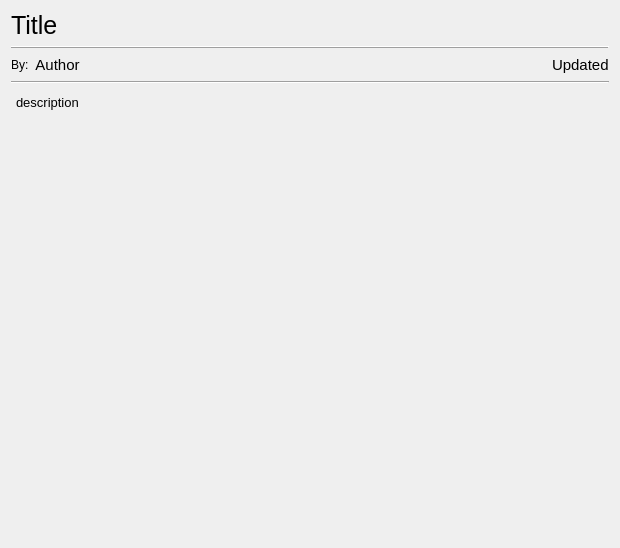
<?xml version="1.0" encoding="UTF-8"?>
<ui version="4.0">
 <class>DesciptionDock</class>
 <widget class="QWidget" name="desciptionDock">
  <property name="geometry">
   <rect>
    <x>0</x>
    <y>0</y>
    <width>620</width>
    <height>548</height>
   </rect>
  </property>
  <property name="windowTitle">
   <string>Form</string>
  </property>
  <property name="styleSheet">
   <string notr="true">#title {
    font-size: 25px;
}

#by {
    font-size: 12px;
}

#author {
    border: none;
    font-size: 15px;
}

#updated {
    font-size: 15px;
}

#description {
    font-size: 13px;
}

#hline1, #hline2 {
    
}</string>
  </property>
  <layout class="QVBoxLayout" name="verticalLayout">
   <item>
    <widget class="QLabel" name="title">
     <property name="text">
      <string>Title</string>
     </property>
     <property name="wordWrap">
      <bool>true</bool>
     </property>
    </widget>
   </item>
   <item>
    <widget class="QFrame" name="hline1">
     <property name="frameShape">
      <enum>QFrame::HLine</enum>
     </property>
     <property name="frameShadow">
      <enum>QFrame::Raised</enum>
     </property>
    </widget>
   </item>
   <item>
    <layout class="QHBoxLayout" name="horizontalLayout">
     <item>
      <widget class="QLabel" name="by">
       <property name="text">
        <string>By:</string>
       </property>
       <property name="alignment">
        <set>Qt::AlignLeading|Qt::AlignLeft|Qt::AlignVCenter</set>
       </property>
      </widget>
     </item>
     <item>
      <widget class="QPushButton" name="author">
       <property name="cursor">
        <cursorShape>PointingHandCursor</cursorShape>
       </property>
       <property name="text">
        <string>Author</string>
       </property>
      </widget>
     </item>
     <item>
      <spacer name="horizontalSpacer">
       <property name="orientation">
        <enum>Qt::Horizontal</enum>
       </property>
       <property name="sizeHint" stdset="0">
        <size>
         <width>40</width>
         <height>20</height>
        </size>
       </property>
      </spacer>
     </item>
     <item>
      <widget class="QLabel" name="updated">
       <property name="text">
        <string>Updated</string>
       </property>
      </widget>
     </item>
    </layout>
   </item>
   <item>
    <widget class="QFrame" name="hline2">
     <property name="frameShape">
      <enum>QFrame::HLine</enum>
     </property>
     <property name="frameShadow">
      <enum>QFrame::Sunken</enum>
     </property>
    </widget>
   </item>
   <item>
    <widget class="QScrollArea" name="scrollArea">
     <property name="frameShape">
      <enum>QFrame::NoFrame</enum>
     </property>
     <property name="widgetResizable">
      <bool>true</bool>
     </property>
     <widget class="QWidget" name="scrollAreaWidgetContents">
      <property name="geometry">
       <rect>
        <x>0</x>
        <y>0</y>
        <width>602</width>
        <height>448</height>
       </rect>
      </property>
      <layout class="QGridLayout" name="gridLayout">
       <property name="leftMargin">
        <number>5</number>
       </property>
       <property name="topMargin">
        <number>5</number>
       </property>
       <property name="rightMargin">
        <number>5</number>
       </property>
       <property name="bottomMargin">
        <number>5</number>
       </property>
       <property name="spacing">
        <number>0</number>
       </property>
       <item row="1" column="0">
        <widget class="QLabel" name="description">
         <property name="text">
          <string>description</string>
         </property>
         <property name="alignment">
          <set>Qt::AlignLeading|Qt::AlignLeft|Qt::AlignTop</set>
         </property>
         <property name="wordWrap">
          <bool>true</bool>
         </property>
        </widget>
       </item>
      </layout>
     </widget>
    </widget>
   </item>
  </layout>
 </widget>
 <resources/>
 <connections/>
</ui>
